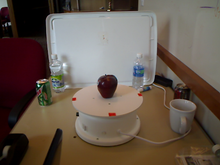
%> input picture dataset/rgbd-uncropped-dataset/apple/apple_1/apple_1_1_1.png, 220 x 165 px, shrunk from 640 x 480 before the run, given in place of table_1_30.png, which was not available
$ octave runThis.m   (GNU Octave 9; MATLAB toolbox functions it lacks are replaced by stand-ins)
%> lines starting %> are read from the running program, lines starting %| are printed output that depends on the picture; in (x1, y1, x2, y2) boxes, pixels count from 0 and x2, y2 are one past the last pixel; in counts of white or black regions, pixels touching at a corner belong together; the program's own positions count from 1; pictures that were not available may be replaced by others from this repository, and a replacement may not be noted
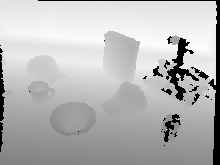
%> input picture dataset/rgbd-scenes/table/table_1/table_1_30_depth.png, 220 x 165 px, shrunk from 640 x 480 before the run
### toolbox_nyu_depth_v2/fill_depth_colorization.m
% Preprocesses the kinect depth image using a gray scale version of the
% RGB image as a weighting for the smoothing. This code is a slight
% adaptation of Anat Levin's colorization code:
%
% See: www.cs.huji.ac.il/~yweiss/Colorization/
%
% Args:
%   imgRgb - HxWx3 matrix, the rgb image for the current frame. This must
%            be between 0 and 1.
%   imgDepth - HxW matrix, the depth image for the current frame in
%              absolute (meters) space.
%   alpha - a penalty value between 0 and 1 for the current depth values.
function denoisedDepthImg = fill_depth_colorization(imgRgb, imgDepth, alpha)
%> called with alpha = 0.5
  error(nargchk(2, 3, nargin));
  if nargin < 3
    alpha = 1;
  end

  imgIsNoise = (imgDepth == 0 | imgDepth == 10);
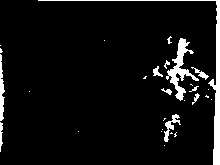
%> imgIsNoise: size 165x220 logical; 6.5% white; 29 white regions (18 under 20 px), largest, box (x1, y1, x2, y2) and area: (38, 0, 220, 165) 1005, (166, 38, 199, 101) 611, (0, 54, 5, 121) 204

  maxImgAbsDepth = max(imgDepth(~imgIsNoise));
%> maxImgAbsDepth = 0.00022
  imgDepth = imgDepth ./ maxImgAbsDepth;
  imgDepth(imgDepth > 1) = 1;

  assert(ndims(imgDepth) == 2);
  [H, W] = size(imgDepth);
%> H = 165; W = 220
  numPix = H * W;
%> numPix = 36300

  indsM = reshape(1:numPix, H, W);

  knownValMask = ~imgIsNoise;

  grayImg = rgb2gray(imgRgb);
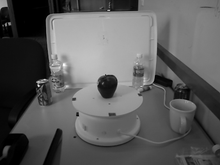
%> grayImg: size 165x220 double; min 0, max 0.995, mean 0.361

  winRad = 1;

  len = 0;
  absImgNdx = 0;
  cols = zeros(numPix * (2*winRad+1)^2,1);
  rows = zeros(numPix * (2*winRad+1)^2,1);
  vals = zeros(numPix * (2*winRad+1)^2,1);
  gvals = zeros(1, (2*winRad+1)^2);

  for j = 1 : W
    for i = 1 : H
      absImgNdx = absImgNdx + 1;

      nWin = 0; % Counts the number of points in the current window.
      for ii = max(1, i-winRad) : min(i+winRad, H)
        for jj = max(1, j-winRad) : min(j+winRad, W)
          if ii == i && jj == j
            continue;
          end

          len = len+1;
          nWin = nWin+1;
          rows(len) = absImgNdx;
          cols(len) = indsM(ii,jj);
          gvals(nWin) = grayImg(ii, jj);
        end
      end

      curVal = grayImg(i, j);
      gvals(nWin+1) = curVal;
      c_var = mean((gvals(1:nWin+1)-mean(gvals(1:nWin+1))).^2);

      csig = c_var*0.6;
      mgv = min((gvals(1:nWin)-curVal).^2);
      if csig < (-mgv/log(0.01))
        csig=-mgv/log(0.01);
      end

      if csig < 0.000002
        csig = 0.000002;
      end

      gvals(1:nWin) = exp(-(gvals(1:nWin)-curVal).^2/csig);
      gvals(1:nWin) = gvals(1:nWin) / sum(gvals(1:nWin));
      vals(len-nWin+1 : len) = -gvals(1:nWin);

      % Now the self-reference (along the diagonal).
      len = len + 1;
      rows(len) = absImgNdx;
      cols(len) = absImgNdx;
      vals(len) = 1; %sum(gvals(1:nWin));
    end
  end
%> after the loop, absImgNdx = 36300; gvals = [4.86e-05 0.989 0.011 0.177 0.689 0.179 0.314 0.0699 0.188]; len = 324394

  vals = vals(1:len);
  cols = cols(1:len);
  rows = rows(1:len);
  A = sparse(rows, cols, vals, numPix, numPix);

  rows = 1:numel(knownValMask);
  cols = 1:numel(knownValMask);
  vals = knownValMask(:) * alpha;
  G = sparse(rows, cols, vals, numPix, numPix);

  new_vals = (A + G) \ (vals .* imgDepth(:));
  new_vals = reshape(new_vals, [H, W]);
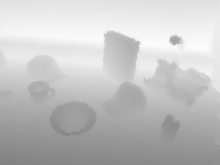
%> new_vals: size 165x220 double; min 0.507, max 0.993, mean 0.768

  denoisedDepthImg = new_vals * maxImgAbsDepth;
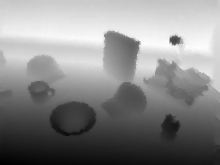
%> denoisedDepthImg: size 165x220 double; min 0.000111, max 0.000218, mean 0.000169; drawn with min black and max white
end

### code/matlabSearchPath.m
addpath(genpath(pwd));
%addpath(genpath('third_party/GMM/GMM-HMRF_v1/GMM-HMRF_v1.1/'));
%addpath(genpath('third_party/toolbox/'));
%addpath(genpath('third_party/edge_boxes/release/'));

### code/runThis.m
%top-level script

matlabSearchPath;

rootDir = fullfile(pwd,'../');

%change path of dataset for vision-cluster
[~, host] = system('hostname');
if(~isempty(strfind(host, 'vision')))
  disp('vision node')
  rootDir = '/shared/daf/dataset_rgbd/';
end

%I = im2double(imread([rootDir 'dataset/rgbd-uncropped-dataset/apple/apple_1/apple_1_1_1.png']));
I = im2double(imread([rootDir 'dataset/rgbd-scenes/table/table_1/table_1_30.png']));

% [7 lines of commented-out code are left out]
I_depth = im2double(imread([rootDir 'dataset/rgbd-scenes/table/table_1/table_1_30_depth.png']));

%smooth the depth
I_depth = double(I_depth);
I_depth = I_depth/100;
alpha = 0.5;
I_depth = fill_depth_colorization(im2double(I), I_depth, alpha);
I_depth = I_depth.*100;

save('depth.mat', 'I_depth');
%load('depth.mat');
disp(['Done depth smoothing']);

params = struct(...
'num_regions', 6, ...
'score_threshold_num', 25, ...
'iou_threshold', 0.7 ...
);

tic;
%> (the run ends here)
